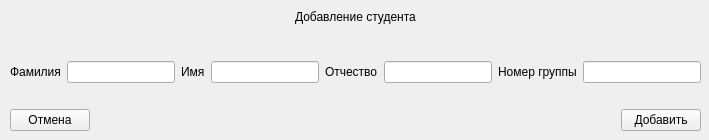
<?xml version="1.0" encoding="UTF-8"?>
<ui version="4.0">
 <class>AddStudent</class>
 <widget class="QWidget" name="AddStudent">
  <property name="geometry">
   <rect>
    <x>0</x>
    <y>0</y>
    <width>709</width>
    <height>140</height>
   </rect>
  </property>
  <property name="windowTitle">
   <string>Form</string>
  </property>
  <widget class="QWidget" name="gridLayoutWidget">
   <property name="geometry">
    <rect>
     <x>10</x>
     <y>10</y>
     <width>691</width>
     <height>121</height>
    </rect>
   </property>
   <layout class="QGridLayout" name="gridLayout">
    <item row="0" column="0" alignment="Qt::AlignHCenter|Qt::AlignTop">
     <widget class="QLabel" name="head">
      <property name="text">
       <string>Добавление студента</string>
      </property>
     </widget>
    </item>
    <item row="2" column="0">
     <spacer name="horizontalSpacer_2">
      <property name="orientation">
       <enum>Qt::Horizontal</enum>
      </property>
      <property name="sizeHint" stdset="0">
       <size>
        <width>40</width>
        <height>20</height>
       </size>
      </property>
     </spacer>
    </item>
    <item row="1" column="0">
     <layout class="QHBoxLayout" name="horizontalLayout">
      <item alignment="Qt::AlignLeft|Qt::AlignVCenter">
       <widget class="QLabel" name="lNameText">
        <property name="text">
         <string>Фамилия</string>
        </property>
       </widget>
      </item>
      <item alignment="Qt::AlignLeft|Qt::AlignVCenter">
       <widget class="QLineEdit" name="lName"/>
      </item>
      <item alignment="Qt::AlignLeft|Qt::AlignVCenter">
       <widget class="QLabel" name="fNameText">
        <property name="text">
         <string>Имя</string>
        </property>
       </widget>
      </item>
      <item alignment="Qt::AlignLeft|Qt::AlignVCenter">
       <widget class="QLineEdit" name="fName"/>
      </item>
      <item alignment="Qt::AlignLeft|Qt::AlignVCenter">
       <widget class="QLabel" name="mNameText">
        <property name="text">
         <string>Отчество</string>
        </property>
       </widget>
      </item>
      <item alignment="Qt::AlignLeft|Qt::AlignVCenter">
       <widget class="QLineEdit" name="mName"/>
      </item>
      <item>
       <widget class="QLabel" name="numberGroup">
        <property name="text">
         <string>Номер группы</string>
        </property>
       </widget>
      </item>
      <item>
       <widget class="QLineEdit" name="numGroup"/>
      </item>
     </layout>
    </item>
    <item row="3" column="0">
     <layout class="QHBoxLayout" name="horizontalLayout_2">
      <item alignment="Qt::AlignLeft">
       <widget class="QPushButton" name="cancel">
        <property name="text">
         <string>Отмена</string>
        </property>
       </widget>
      </item>
      <item alignment="Qt::AlignRight">
       <widget class="QPushButton" name="save">
        <property name="text">
         <string>Добавить</string>
        </property>
       </widget>
      </item>
     </layout>
    </item>
   </layout>
  </widget>
 </widget>
 <resources/>
 <connections/>
</ui>
